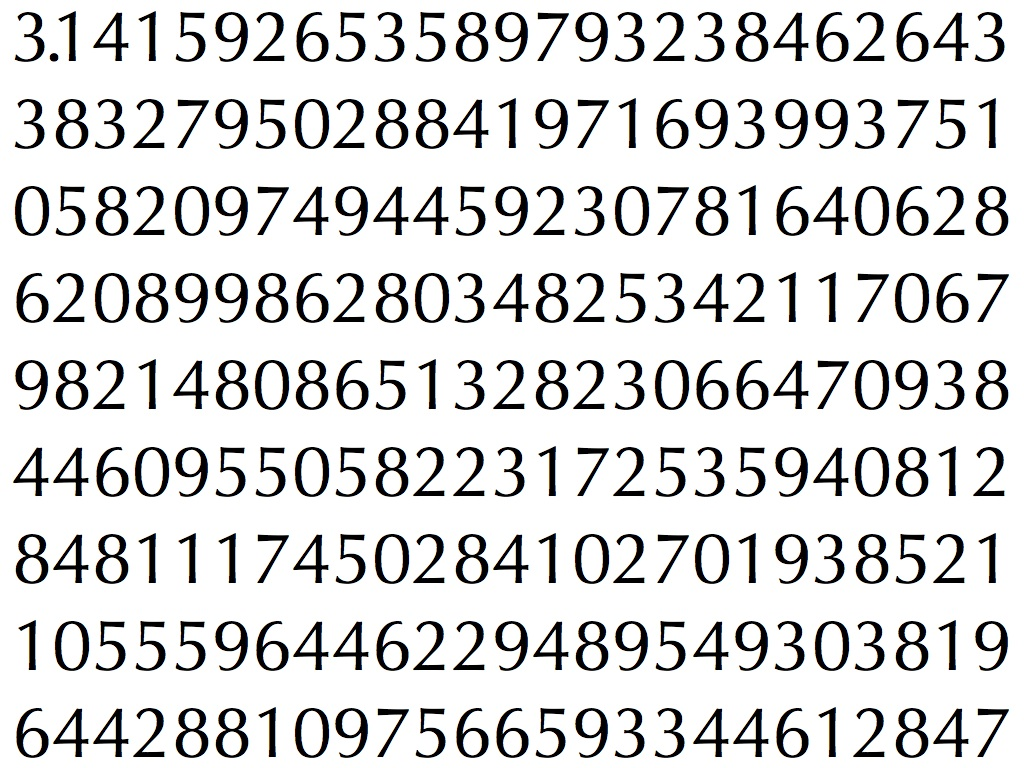
#> input picture numbers100.jpg, 1024 x 768 px, found by its file name
$ jupyter execute ocr_img.ipynb   (shell and % lines are left out)
#> lines starting #> are read from the running program, lines starting #| are printed output that depends on the picture; after the words box and inside, x2 and y2 are one past the last pixel; in counts of white or black regions, pixels touching at a corner belong together
[cell 1]
import sys
import numpy as np
import cv2

[cell 2]
import matplotlib.pyplot as plt
import matplotlib.image as mpimg

[cell 3]
im = cv2.imread('./photo/numbers100.jpg')
#> im is the input picture: shape (768, 1024, 3); mean B, G, R 217.6, 217.8, 217.7
plt.imshow(im)
plt.show()

[cell 4]
gray = cv2.cvtColor(im, cv2.COLOR_BGR2GRAY)
blur = cv2.GaussianBlur(gray, (5, 5), 0)
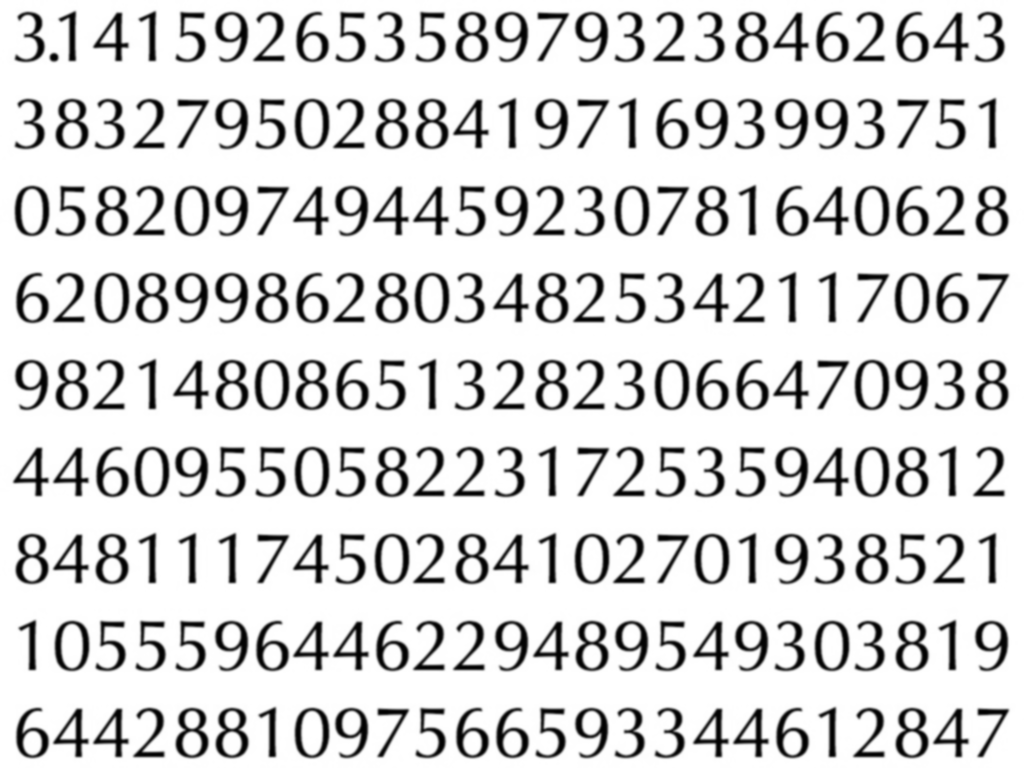
#> blur: shape (768, 1024); min 0, max 255, mean 217.8
thresh = cv2.adaptiveThreshold(blur, 255, 1, 1, 11, 2)
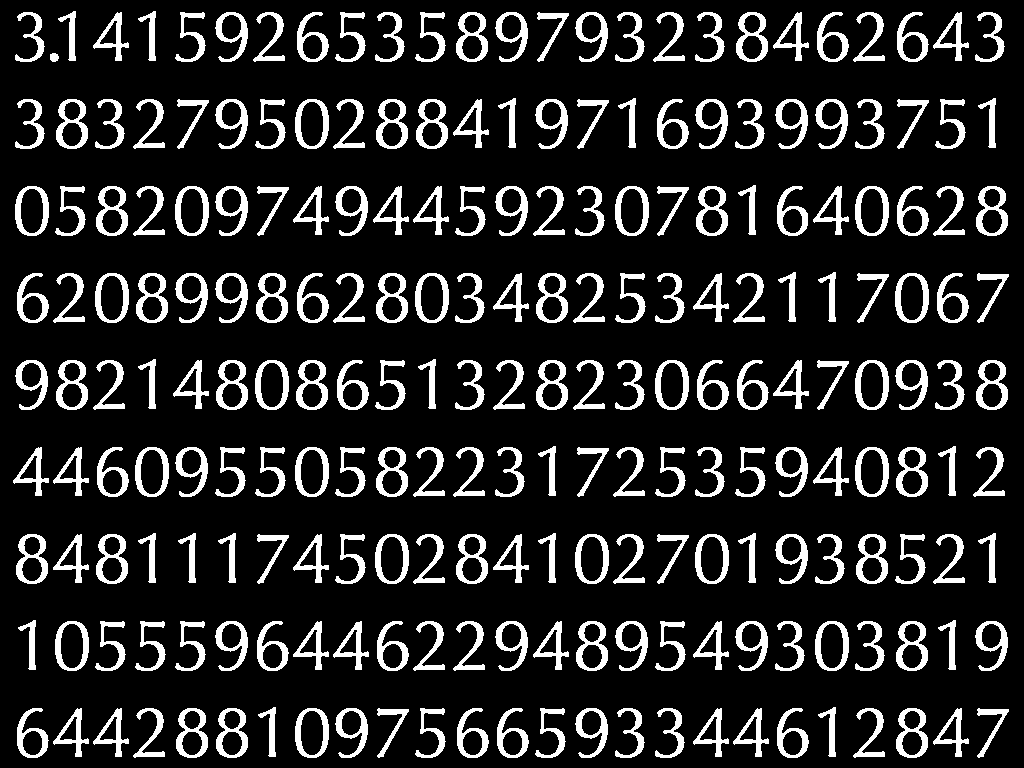
#> thresh: shape (768, 1024); 15% white; 226 white regions

# 윤곽 추출하기
contours = cv2.findContours(thresh, cv2.RETR_EXTERNAL, cv2.CHAIN_APPROX_SIMPLE)[1]
#> contours = 226 contours; largest, box (x1, y1, x2, y2) and area: (295, 708, 329, 758) 1367, (815, 621, 849, 671) 1367, (55, 621, 89, 671) 1367, (695, 534, 729, 584) 1367, (575, 534, 609, 584) 1367


for cnt in contours:
  x, y, w, h = cv2.boundingRect(cnt)
  if h < 20: continue # 너무 작으면 건너뛰기
  red = (0, 0, 255)
  cv2.rectangle(im, (x, y), (x+w, y+h), red, 2)
#> this loop made 226 passes
#> (x, y, w, h) on passes 1 to 3: (977, 708, 32, 50), (933, 708, 36, 49), (896, 708, 32, 50)
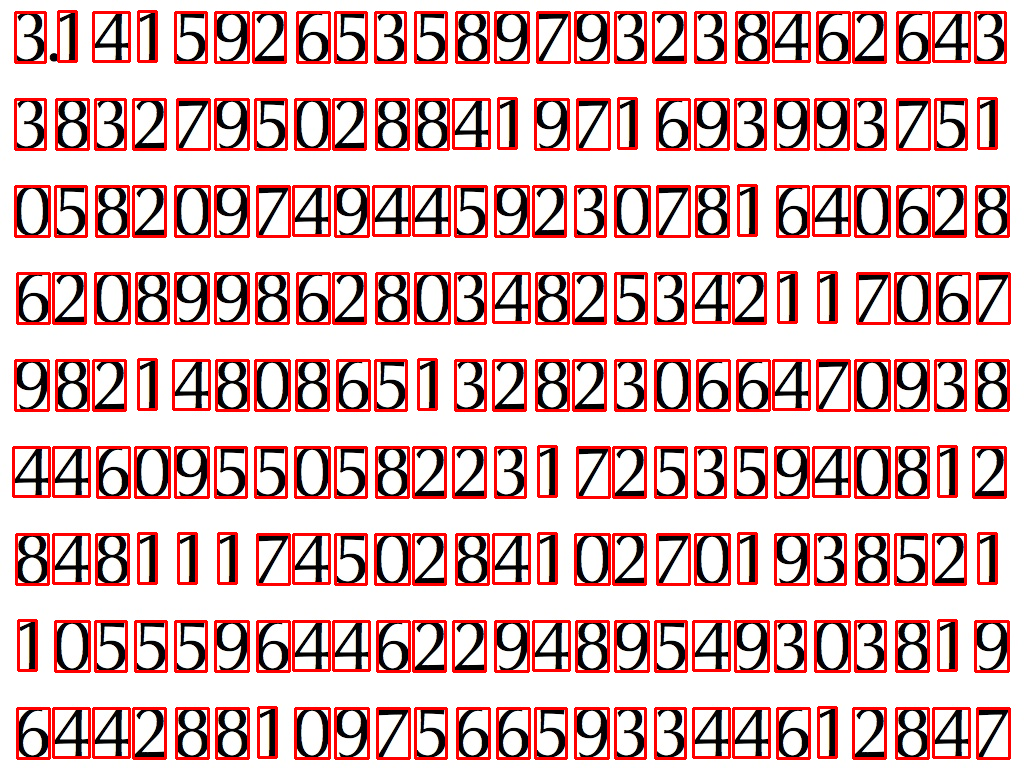
#> im: shape (768, 1024, 3); 13.79% of pixels changed, all inside (x1, y1, x2, y2) = (12, 10, 1011, 760)

[cell 5]
cv2.imwrite('numbers-cnt.PNG', im)
image = mpimg.imread("numbers-cnt.PNG")
plt.imshow(image)
plt.show()
